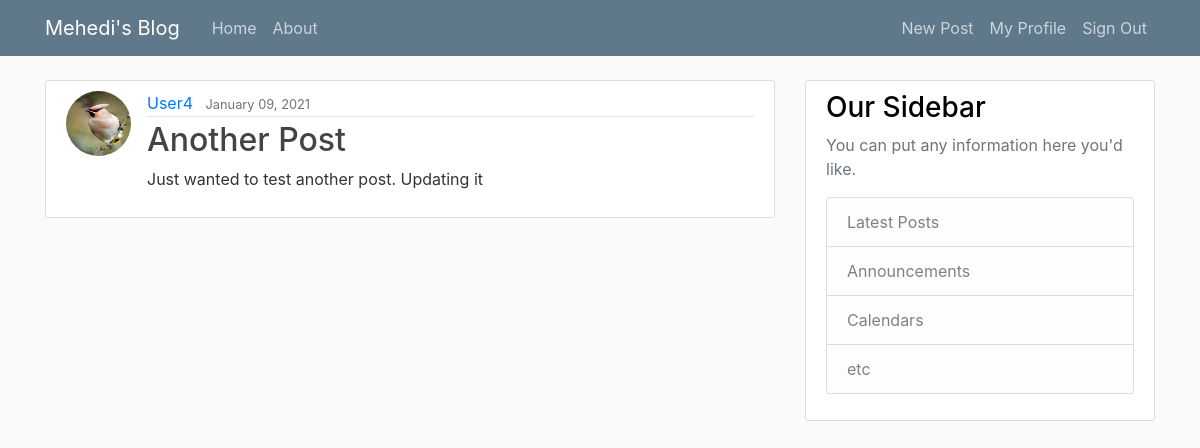
Page /post-14/ (signed in) on the committed database.
### blog/models.py (models this page shows, shortened)
class Post(models.Model):
    author = models.ForeignKey(User, on_delete=models.CASCADE)
    title = models.CharField(max_length=100)
    content = models.TextField()
    date_posted = models.DateTimeField(default=timezone.now)

### users/models.py (models this page shows, shortened)
class Profile(models.Model):
    user = models.OneToOneField(User, on_delete=models.CASCADE)
    image = models.ImageField(default="default.png", upload_to="pics")

### blog/views.py (the view)
# urls.py: path('post-<int:pk>/', PostDetailView.as_view(), name="post-detail"),
class PostDetailView(LoginRequiredMixin, DetailView):
    model = Post

### templates/blog/post_detail.html (shortened to what this page needs)
{% extends "base.html" %}
{% block content %}
<article class="media content-section">
    <img class="rounded-circle article-img" src="{{object.author.profile.image.url}}" alt="Author's Profile Picture">
    <div class="media-body">
        <div class="article-metadata">
            <a class="mr-2" href="{% url 'userposts-list' object.author.username %}">{{ object.author }}</a>
            <small class="text-muted">{{ object.date_posted|date:"F d, Y" }}</small>
        </div>
        <h2 class="article-title">{{ object.title }}</h2>
        <p class="article-content">{{ object.content }}</p>
    </div>
</article>
{% endblock content %}

### cdn_test/static/css/main.css (style rules this page uses)
body { background: #fafafa; color: #333333; }
h1, h2, h3, h4, h5, h6 { color: black; }
.content-section { background: #ffffff; padding: 10px 20px; border: 1px solid #dddddd; border-radius: 3px; margin-bottom: 20px; }
.article-title { color: #444444; }
.article-content { white-space: pre-line; }
.article-img { height: 65px; width: 65px; margin-right: 16px; }
.article-metadata { padding-bottom: 1px; margin-bottom: 4px; border-bottom: 1px solid #e3e3e3 }

### rows in the picture
Post: author.profile.image (picture), author "User4", date_posted "January 09, 2021", title "Another Post", content "Just wanted to test another post. Updating it"
